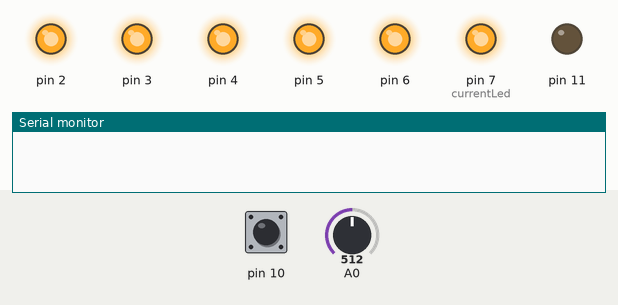
Recording of a program running on a simulated Arduino Uno, built with avr-gcc and run on an emulated ATmega328P. On the bench: output pins drawn as LEDs (lit = HIGH), the last lines printed to the serial monitor. Inputs (shaded band) come from the test bench; at power-on: pin 10 HIGH, A0 = 512. Random numbers use the default seed unless the program sets one.

Above: at 1.2 s.
1.3 s: pin 10 pulled LOW for 0.15 s
At 1.45 s:
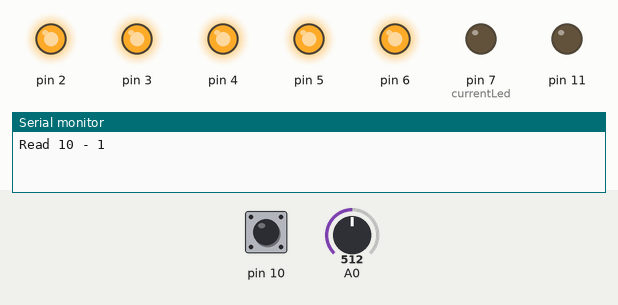
At 3.5 s:
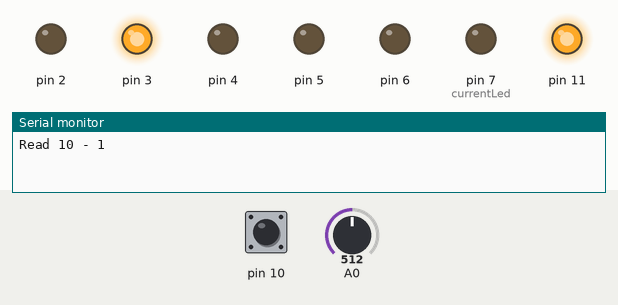
7.3 s: pin 10 pulled LOW for 3.2 s
18.0 s: pin 10 pulled LOW for 1 s
At 20.0 s:
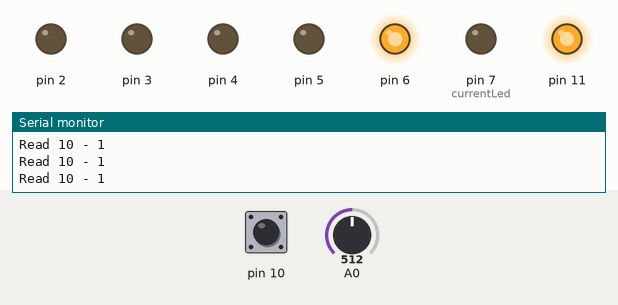
Timing chart, 0 to 27.0 s (numbered marks = the images above; inputs shaded):
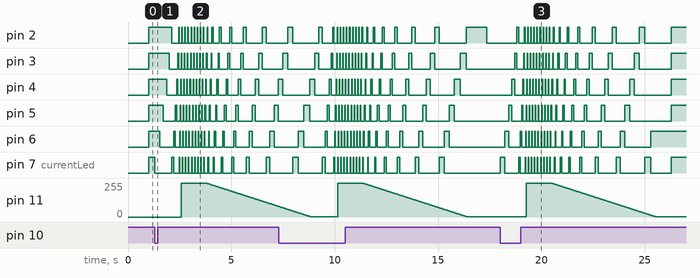

Measured:
- after the input at 1.3 s, pin 11: rises from 0/255 to 255/255 in 1.2 s, then falls to 79/255 in 3.5 s
- after the input at 18.0 s, pin 11: rises from 1/255 to 255/255 in 1.2 s, then falls to 1/255 in 5.1 s

The program:

main.cpp
```cpp
#include <Arduino.h>

void rollLights();
void blinkLights();
void modeRolling();
void rollLights(int delay);

void setup()
{
  //pinMode(11, OUTPUT);
  Serial.begin(9600);
  pinMode(10, INPUT_PULLUP);
  for (int i = 2; i < 8; i++)
  {
    pinMode(i, OUTPUT);
  }
}

void loop()
{
  if (!digitalRead(10))
  {
    Serial.println("Read 10 - 1");
    modeRolling();
  }
  //Serial.println("Here comes the loop");
  blinkLights();
}

unsigned long previousMillisRoll = 0;
int currentLed = 7;
void rollLights()
{
  unsigned long currentMillisRoll = millis();
  if (currentMillisRoll - 50 >= previousMillisRoll)
  {
    digitalWrite(currentLed, LOW);
    currentLed--;
    if (currentLed == 1)
      currentLed = 7;
    digitalWrite(currentLed, HIGH);
    previousMillisRoll = currentMillisRoll;
  }
}

void rollLights(int delay)
{
  unsigned long currentMillisRoll = millis();
  if (currentMillisRoll - delay >= previousMillisRoll)
  {
    digitalWrite(currentLed, LOW);
    currentLed--;
    if (currentLed == 1)
      currentLed = 7;
    digitalWrite(currentLed, HIGH);
    previousMillisRoll = currentMillisRoll;
  }
}

bool currentStatus = true;
void blinkLights()
{
  unsigned long currentMillisRoll = millis();
  //Serial.println(currentMillisRoll);
  if (currentMillisRoll - previousMillisRoll >= 1000)
  {
    if (currentStatus)
    {
      for (int i = 2; i < 8; i++)
      {
        digitalWrite(i, HIGH);
      }
    }
    else
    {
      for (int i = 2; i < 8; i++)
      {
        digitalWrite(i, LOW);
      }
    }
    currentStatus = !currentStatus;
    previousMillisRoll = currentMillisRoll;
  }
}

void modeRolling()
{
  randomSeed(analogRead(0));
  for (int i = 0; i < 255; i++)
  {
    analogWrite(11, i);
    rollLights(270-i);
    delay(5);
  }
  unsigned int randTime = random(1000, 2000);
  unsigned long initialMillis = millis();
  while (millis() - initialMillis < randTime)
  {
    rollLights(25);
  }
  while (!digitalRead(10))
    rollLights(25);

  for (int i = 255; i > 0; i--)
  {
    analogWrite(11, i);
    rollLights(280-i);
    delay(20);
  }
}
```
